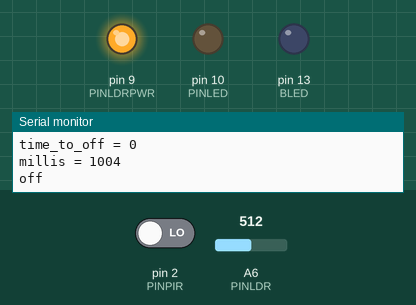
A sketch run on a simulated Arduino Nano, built with avr-gcc and run on an emulated ATmega328P. Parts: output pins drawn as LEDs (lit = HIGH), the last lines printed to the serial monitor. The test bench sets the inputs (shaded band); at power-on: pin 2 (PINPIR) LOW, A6 (PINLDR) = 512.

Above: at 1.2 s.
1.3 s: pin 2 (PINPIR) driven HIGH
At 2.0 s:
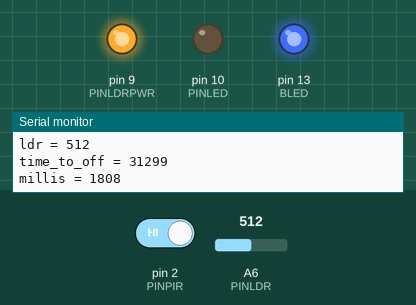
2.9 s: A6 (PINLDR) set to 350
4.4 s: A6 (PINLDR) set to 322
At 7.1 s:
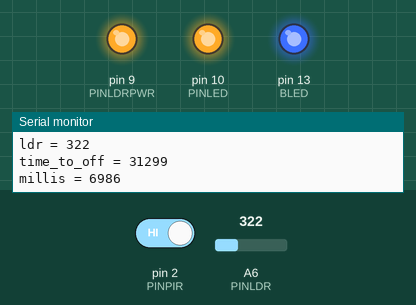
7.4 s: pin 2 (PINPIR) driven LOW
At 8.5 s:
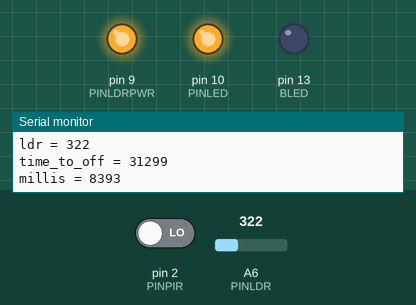
Timing chart, 0 to 34.0 s (numbered marks = the images above; inputs shaded):
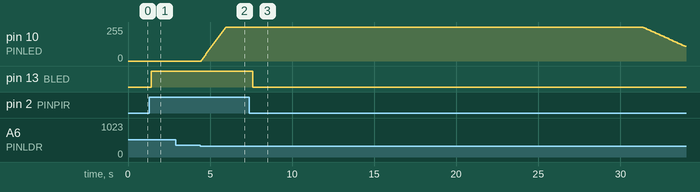

The sketch:

flurlicht.ino
```cpp
#define ONTIME 30000

#define PINPIR 2
#define PINLED 10
#define BLED 13
#define PINLDRPWR 9
#define PINLDR A6

int sensorValue = 0;
int fade_state = 0;
int pir = 0;
unsigned long time_to_off = 0;

// Install the interrupt routine.
void pir_int_proc() {
  pir = digitalRead(PINPIR);
  time_to_off = millis() + ONTIME;
}

void setup() {
  // put your setup code here, to run once:
  Serial.begin(9600);

  pinMode(PINLED, OUTPUT);
  pinMode(PINPIR, INPUT);
  pinMode(PINLDRPWR, OUTPUT);
  pinMode(BLED, OUTPUT);

  digitalWrite(PINLDRPWR, HIGH);

  while(digitalRead(PINPIR) == 1) {
    digitalWrite(BLED, 1);
    delay(100);
    digitalWrite(BLED, 0);
    delay(100);
  }

  attachInterrupt(digitalPinToInterrupt(PINPIR), pir_int_proc, RISING);
}

void fadein()
{
  if(!fade_state) {
    for (int fadeValue = 0 ; fadeValue <= 255; fadeValue += 5) {
      // sets the value (range from 0 to 255):
      analogWrite(PINLED, fadeValue);
      // wait for 30 milliseconds to see the dimming effect
      delay(30);
    }
    fade_state = 1;
  }
}

void fadeout()
{
  if(fade_state) {
    // fade out from max to min in increments of 5 points:
    for (int fadeValue = 255 ; fadeValue >= 0; fadeValue -= 5) {
      // sets the value (range from 0 to 255):
      analogWrite(PINLED, fadeValue);
      // wait for 30 milliseconds to see the dimming effect
      delay(90);

      // falls ein neuer PIR int kommt wieder hell machen und abbrechen
      if(pir) {
        analogWrite(PINLED, 255);
        pir = 0;
        return;
      }
    }
    fade_state = 0;
  }
}


void loop() {

  sensorValue = analogRead(PINLDR);

  Serial.print("ldr = ");
  Serial.println(sensorValue);
  Serial.print("time_to_off = ");
  Serial.println(time_to_off);
  Serial.print("millis = ");
  Serial.println(millis());

  digitalWrite(BLED, digitalRead(PINPIR));

  if(sensorValue < 340) {
    if(pir) {
      //digitalWrite(PINLED, HIGH);
      Serial.println("pir");
      pir = 0;
      fadein();
    }
//    else {
//      //digitalWrite(PINLED, LOW);
//      Serial.println("nopir");
//      fadeout();
//    }
  }

  if(time_to_off < millis()) {
    Serial.println("off");
    fadeout();
  }

  //else
  //  digitalWrite(PINLED, LOW);

  delay(200);
}
```

Measured:
- the behaviour switches between 340 and 339 on A6 (PINLDR) (found by bisection; images 1 and 2)
- after the input at 1.3 s, pin 13 (BLED): LOW → HIGH after 0.11 s
- after the input at 4.4 s, pin 10 (PINLED): moves from 0/255 to 255/255 over 1.5 s, starting after 0.05 s
- after the input at 7.4 s, pin 13 (BLED): HIGH → LOW after 0.19 s
